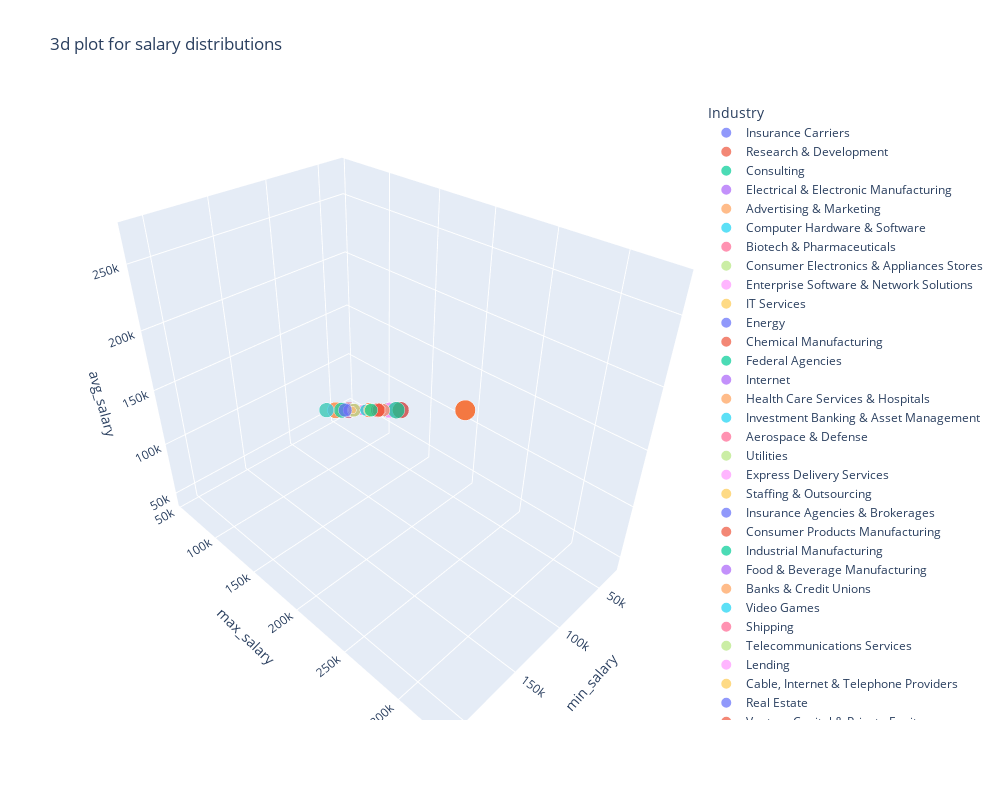

Notebook cell for this chart:
### Markdown cell above
The scatter plot on the left shows the relationship betweeen minimum salaries (horizontal axis) and maximum salaries (vertical axis) for various roles (dots). A line of best fit (shown in red) indicates a positive correlation: As the minimum salary increases, so does the maximum salary. This suggests that roles with higher entry requirements tend to offer greater earning potential. 

The box plot provides a summary of the salary ranges for minimum and maximum salaries, highlighting the interquartile range and outliers. We are able to understand the salary structures and could help candidates negotiate salaries based on financial goals.

### Code cell
fig = px.scatter_3d(data_frame=data, x='min_salary', y='max_salary', z='avg_salary',
                    color='Industry', size='min_salary', title='3d plot for salary distributions',
                   width=1000, height=800)
#fig.layout.height = 500
fig.show()
